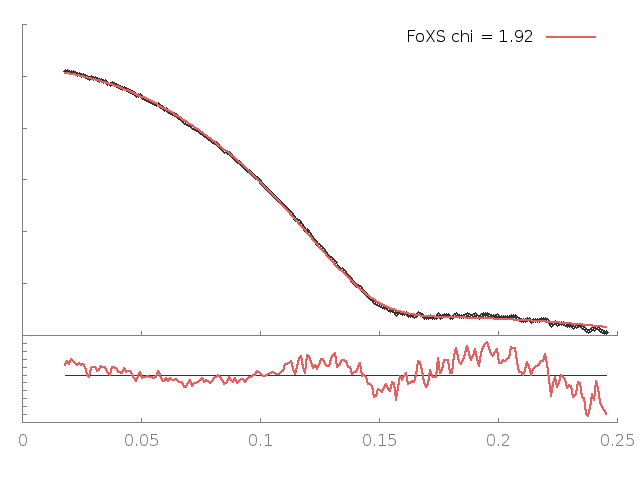

The script that saved this image:
set terminal png enhanced; set output "23906g.B99990073_MSE_23906_merge2_q25.png";
set lmargin 2; set rmargin 2;set multiplot
set origin 0,0;set size 1,0.3; set tmargin 0; set bmargin 3;set ylabel '';set format y '';set xtics nomirror;set ytics nomirror; set border 3
set style line 11 lc rgb '#808080' lt 1;set border 3 back ls 11;f(x)=1
plot f(x) notitle lc rgb '#333333', '23906g.B99990073_MSE_23906_merge2_q25.dat' u 1:($2/$3) notitle w lines lw 2.5 lc rgb '#e26261'
set origin 0,0.3;set size 1,0.69; set bmargin 0; set tmargin 1;set xlabel ''; set format x ''; set ylabel '';
plot '23906g.B99990073_MSE_23906_merge2_q25.dat' u 1:2 thru log(y) notitle lc rgb '#333333' pt 6 ps 0.8, '23906g.B99990073_MSE_23906_merge2_q25.dat' u 1:3 thru log(y) t 'FoXS chi = 1.92' w lines lw 2.5 lc rgb '#e26261'
unset multiplot
reset
